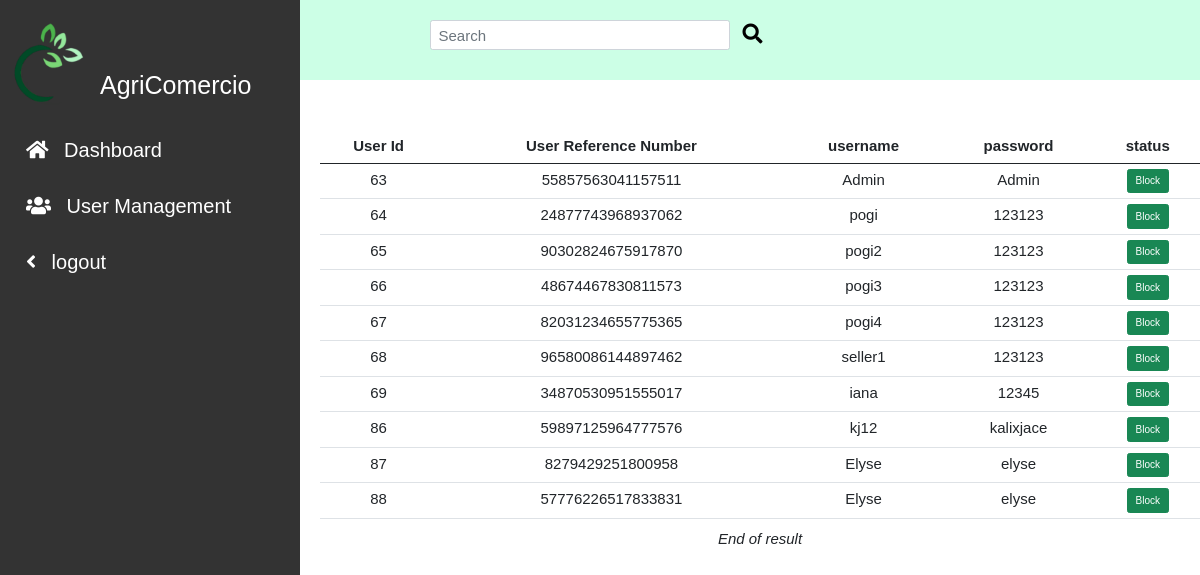
The page /admin/user.php on the database as committed earlier.
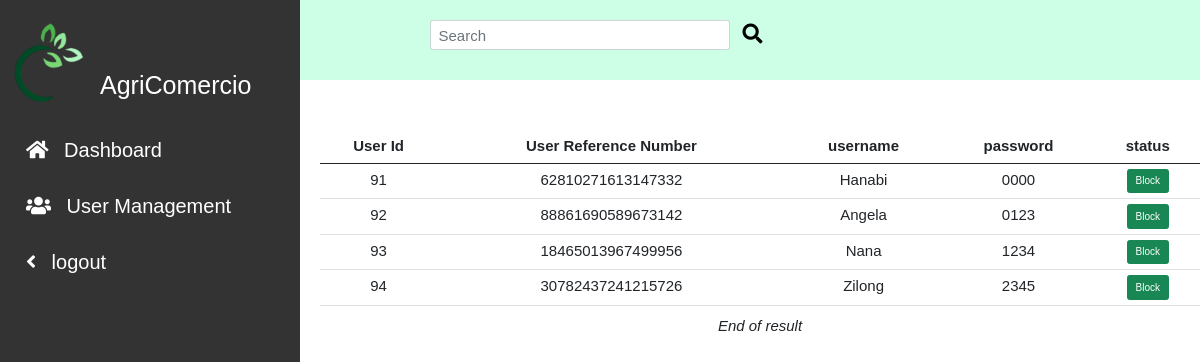
The same page on the database as committed later.
### tables this page shows
CREATE TABLE `users` (
  `user_id` int(11) NOT NULL,
  `user_ref_num` varchar(64) NOT NULL,
  `user_type` varchar(11) NOT NULL,
  `user_name` varchar(128) NOT NULL,
  `password` varchar(128) NOT NULL,
  `status` varchar(11) NOT NULL DEFAULT 'Active'
);

### admin/user.php (the view, shortened to what this page needs)
<!DOCTYPE html>
<?php
include_once ('../includes/db_conn.php');
include_once ('../includes/function.inc.php');
$searchkey="";
?>
<!DOCTYPE html>
<html lang="en">
<head>
    <link rel="stylesheet" href="../css/bootstrap.min.css">
    <link rel="stylesheet" href="../css/style.css">
    <link rel="stylesheet" href="../css/fontawesome.css">
    <link rel="stylesheet" href="https://cdnjs.cloudflare.com/ajax/libs/font-awesome/5.15.2/css/all.min.css">
</head>
<body>
<header id="header">
<section id= "search">
        <div class = "container-fluid">
            <form action="user.php" method="GET" class="d-flex">
                <input id="searchbar" name="searchkey" class="form-control me-2" type="search" placeholder="Search" aria-label="Search">
                <button class="btn btn-light" type="submit"><i class="fas fa-search"></i></button>
            </form>
        </div>
    </section>
</header>
<body>
<div class="sidenav">
  <div class="sidenav-title">
    <div class="sidenav_image">
      <img src="../img/logo1.png" alt=""width = "90px ">
      <h1>AgriComercio</h1>
    </div>
  </div>
  <a href="index.php"><i class="fas fa-home"></i> Dashboard</a>
  <a href="user.php"><i class="fas fa-users"></i> User Management</a>
  <a href="../logout.php"><i class="fas fa-angle-left"></i> logout</a>
</div>
<main>
        <div class="main__container">
          <div class="container_fluid">
          <div class="row" id="contentPanel">
                  <div class="col-12">
                  <?php
                  if($searchkey == ""){
                  $sql = " SELECT `user_id`,
                   `user_ref_num`,
                  `user_type`,
                  `user_name`,
                  `password`,
                  `status`
                  FROM `users`
                  WHERE status = 'Active';";
                  $stmt=mysqli_stmt_init($conn);
                  if (!mysqli_stmt_prepare($stmt, $sql)){
                  echo "Statement Failed.";
                  exit();
                    }
                  }
                  mysqli_stmt_execute($stmt);
                  $resultData = mysqli_stmt_get_result($stmt);
                  $arr=array();
                  while($row = mysqli_fetch_assoc($resultData)){
                  array_push($arr,$row);
                  }
                  if(!empty($arr)){
                    echo "<table class='table'>";
                    echo "<thead>";
                    echo "<th>". "User Id" . "</th>";
                    echo "<th>". "User Reference Number" . "</th>";
                    echo "<th> username</th>";
                    echo "<th> password </th>";
                    echo "<th> status </th>";
                    echo "</thead>";
                      foreach($arr as $key => $row){
                      echo "<tr>";
                      echo "<td>" . $row ['user_id']         . "</td>";
                      echo "<td>" . $row ['user_ref_num']         . "</td>";
                      echo "<td>" . $row ['user_name']   . "</td>";
                      echo "<td>" . $row ['password']          .  " </td> ";
                      ?>
                      <td>
                      <form action="../includes/updateuserstatus.php" method="post">
                            <button class="btn btn-success"> <?php echo $row['status'] == 'Active' ? 'Block' : 'Unblock' ; ?> </button>
                </form>
                </td>
                    <?php
                      echo "</tr>";
                      }
                      echo "</table>";
                      }
                      else{
                      echo "<h4> No Records Found.</h4>";
                      }
                  ?>
                      <div
                      class='text-center'><em>End of result</em>
                      </div>
                  </div>
                  </div>
          </div>
      </main>
</body>
</html>

### css/style.css (style rules this page uses)
* { margin: 0; box-sizing: border-box; transition: all .1s linear; font-family: 'Exo 2', sans-serif ; }
html { font-size: 62.5%; scroll-behavior: smooth; }
body { overflow-x: hidden; }
#header { font-size: 1.5rem; font-weight: lighter; background-image:linear-gradient(#99ffcc,#ccffe6) ; }
#search { background:#ccffe6; width: 100vw; height: 10vh; }
#search form { padding: 2rem; justify-content: center; }
#search .form-control { width: 30rem; height: 3rem; font-size: 1.5rem; }
#search button { margin-top: -0.5rem; font-size: 2rem; background: transparent; border: none; }
main { margin-left: 30rem; padding: 0; }
.sidenav { height: 100%; width: 300px; position: fixed; z-index: 1; top: 0; left: 0; background-color:#333333; overflow-x: hidden; padding-top: 20px; }
.sidenav a { padding: 10px 8px 6px 16px; text-decoration: none; font-size: 2rem; color: #fff; display: block; font-weight: lighter; }
.sidenav i { margin: 1rem; color: white; }
.sidenav img { margin-bottom: 6rem; }
.sidenav h1 { color: white; margin-top: -10rem; margin-bottom: 2rem; margin-left: 10rem; }
.main__container { margin-top: 5rem; margin-left: 2rem; text-align: center; justify-content: center; }
.container_fluid .col-12 { font-size: 1.5rem; text-align-last: center; }
.text-center { text-align-last: center; }

Rows that differ between the two databases and show on the page:
removed users: user_id "63", user_ref_num "55857563041157511", user_name "Admin", password "Admin", status "Block"
removed users: user_id "64", user_ref_num "24877743968937062", user_name "pogi", password "123123", status "Block"
removed users: user_id "65", user_ref_num "90302824675917870", user_name "pogi2", password "123123", status "Block"
removed users: user_id "66", user_ref_num "48674467830811573", user_name "pogi3", password "123123", status "Block"
removed users: user_id "67", user_ref_num "82031234655775365", user_name "pogi4", password "123123", status "Block"
removed users: user_id "68", user_ref_num "96580086144897462", user_name "seller1", password "123123", status "Block"
removed users: user_id "69", user_ref_num "34870530951555017", user_name "iana", password "12345", status "Block"
removed users: user_id "86", user_ref_num "59897125964777576", user_name "kj12", password "kalixjace", status "Block"
removed users: user_id "87", user_ref_num "8279429251800958", user_name "Elyse", password "elyse", status "Block"
removed users: user_id "88", user_ref_num "57776226517833831", user_name "Elyse", password "elyse", status "Block"
added users: user_id "91", user_ref_num "62810271613147332", user_name "Hanabi", password "0000", status "Block"
added users: user_id "92", user_ref_num "88861690589673142", user_name "Angela", password "0123", status "Block"
added users: user_id "93", user_ref_num "18465013967499956", user_name "Nana", password "1234", status "Block"
added users: user_id "94", user_ref_num "30782437241215726", user_name "Zilong", password "2345", status "Block"
